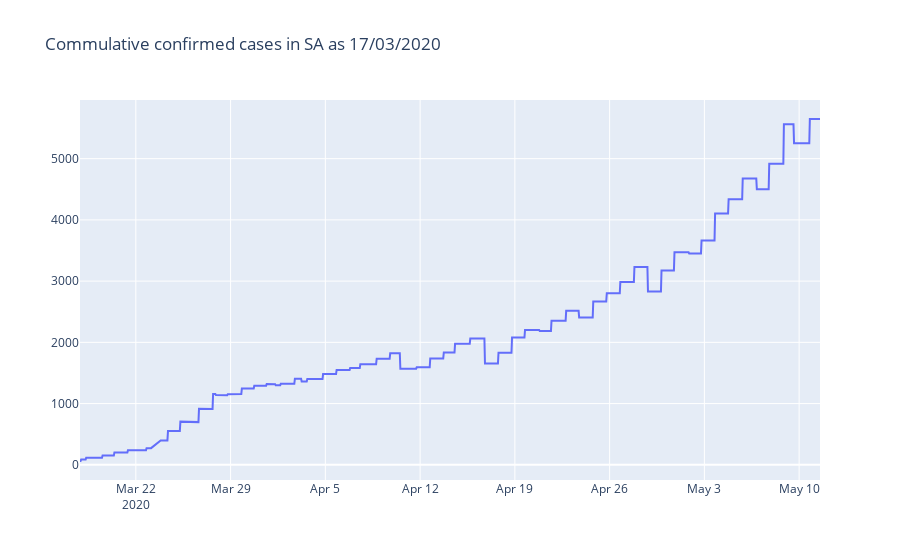

The code cell stored with this chart in its notebook:
### Code cell
#SA commulative data graph

fig = go.Figure()
fig.add_trace(go.Scatter(x = df.timestamp,y= df.active, name = 'Active Cases in SA'))
fig.update_layout(title = 'Commulative confirmed cases in SA as 17/03/2020')
fig.show()

### Figure 1 — Plotly figure (JSON) as saved in the notebook; plotly's stock layout.template omitted (floating-point values rounded to 4 significant figures; data arrays with more than 128 entries replaced by an {"elided": "..."} marker saying what was removed)
{"data": [{"name": "Active Cases in SA", "type": "scatter", "x": {"elided": "1299 str values"}, "y": {"elided": "1299 int values"}}], "layout": {"title": {"text": "Commulative confirmed cases in SA as 17/03/2020"}}}
